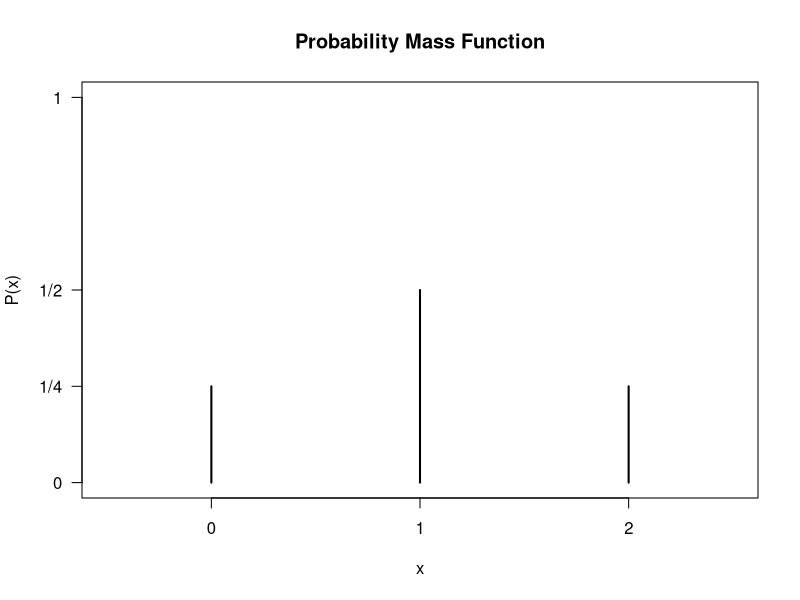
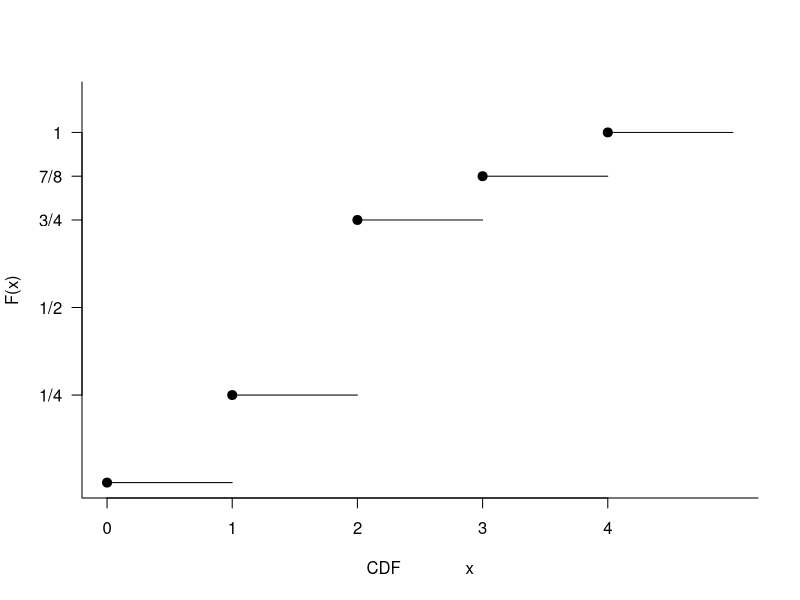

Write R code to recreate these figures, in order.
## ---- chunk 1
# Define the random variable values (x) and their probabilities (P(x)) based on the image
x <- c(0, 1, 2) #[cite: 2]
px <- c(1/4, 1/2, 1/4) #[cite: 2]

# Plot the graph using type = "h" for vertical lines
plot(x, px, 
     type = "h", 
     lwd = 2, 
     col = "black",
     ylim = c(0, 1), 
     xlim = c(-0.5, 2.5),
     xlab = "x", 
     ylab = "P(x)",
     main = "Probability Mass Function",
     xaxt = "n", # Suppress default x-axis
     yaxt = "n") # Suppress default y-axis

# Add custom axes to match the image exactly
axis(1, at = c(0, 1, 2)) #[cite: 2]
axis(2, at = c(0, 1/4, 1/2, 1), labels = c("0", "1/4", "1/2", "1"), las = 1) 
## ---- chunk 2
# Define the coordinates for the steps based on the image
x_points <- c(0, 1, 2, 3, 4) #[cite: 3]
y_points <- c(0, 1/4, 3/4, 7/8, 1) #[cite: 3]

# Create an empty plot with appropriate limits and suppress default axes
plot(0, 0, type = "n", 
     xlim = c(0, 5), ylim = c(0, 1.1),
     xaxt = "n", yaxt = "n", 
     xlab = "CDF             x", ylab = "F(x)", 
     bty = "l") #[cite: 3]

# Add custom x and y axes
axis(1, at = c(0, 1, 2, 3, 4)) #[cite: 3]
axis(2, at = c(1/4, 1/2, 3/4, 7/8, 1), 
     labels = c("1/4", "1/2", "3/4", "7/8", "1"), las = 1) #[cite: 3]

# Add the horizontal line segments for the step function
segments(x0 = 0, y0 = 0, x1 = 1, y1 = 0) #[cite: 3]
segments(x0 = 1, y0 = 1/4, x1 = 2, y1 = 1/4) #[cite: 3]
segments(x0 = 2, y0 = 3/4, x1 = 3, y1 = 3/4) #[cite: 3]
segments(x0 = 3, y0 = 7/8, x1 = 4, y1 = 7/8) #[cite: 3]
segments(x0 = 4, y0 = 1, x1 = 5, y1 = 1) #[cite: 3]

# Add the solid points indicating right-continuity
points(x_points, y_points, pch = 19, cex = 1.2)
